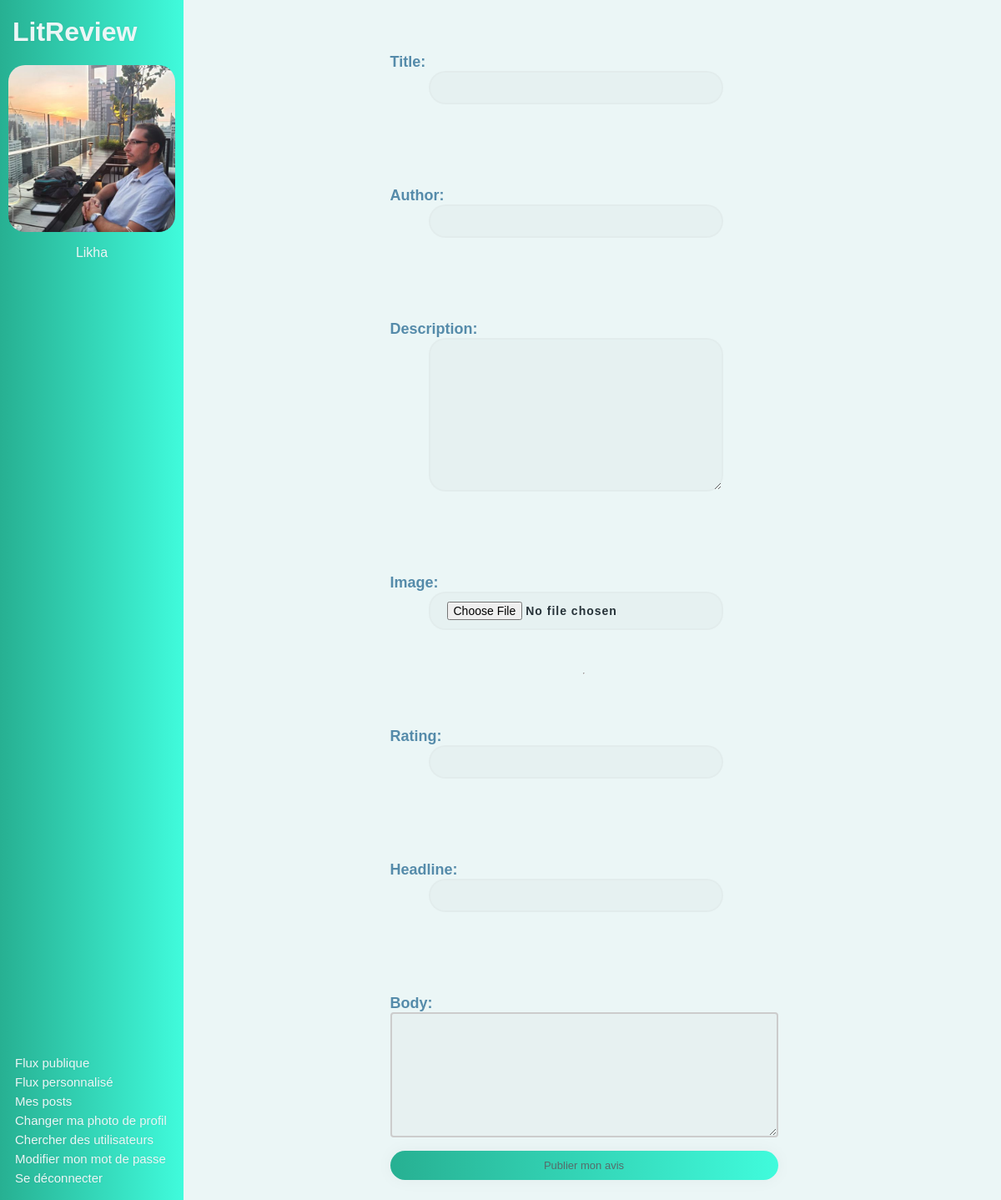
The page /review/ticket/create/ (signed in) on the database its author committed.
### authentication/models.py (models this page shows, shortened)
class User(AbstractUser):
    profile_picture = models.ImageField(
        verbose_name='image', null=True, blank=True)
    followed_users = models.ManyToManyField(
        settings.AUTH_USER_MODEL, through='UserFollow', symmetrical=False)
    IMAGE_MAX_SIZE = (500, 500)

### review/views.py (the view, shortened to what this page needs)
class ReviewAndTicketCreate(LoginRequiredMixin, View):
    ticket_form = forms.TicketForm()
    review_form = forms.ReviewForm()
    def get(self, request):
        return render(
            request,
            'review/ticket_review_create.html',
            context={
                'ticket_form': self.ticket_form,
                'review_form': self.review_form
            }
        )

### review/forms.py
class TicketForm(forms.ModelForm):
    edit_ticket = forms.BooleanField(widget=forms.HiddenInput, initial=True)
    class Meta:
        model = models.Ticket
        fields = [
            'title',
            'author',
            'description',
            'image'
        ]

class ReviewForm(forms.ModelForm):
    edit_review = forms.BooleanField(widget=forms.HiddenInput, initial=True)
    class Meta:
        model = models.Review
        fields = [
            'rating',
            'headline',
            'body'
        ]

### review/templates/review/ticket_review_create.html (shortened to what this page needs)
{% extends 'base.html' %}
{% block content %}
    <form method="post"  enctype='multipart/form-data'>
        {{ ticket_form.as_p }}
    <hr>
        {{ review_form.as_p }}
        <button type="submit">Publier mon avis</button>
    </form>
{% endblock content %}

### templates/base.html (shortened to what this page needs)
{% load static %}
<html>
    <head>
        <link rel="stylesheet" href="{% static 'style.css' %}">
    </head>
    <body>
        <header>
            <div id="top_left">
                <a href="{% url 'flux' %}" id='header_title'><h1>LitReview</h1></a>
                {% if user.is_authenticated %}
                <div class="profile_infos">
                        <a href="{% url 'flux-self' %}">
                            <div id="user_icon">
                                {% if user.profile_picture %}
                                    <img class="avatar" src='{{ user.profile_picture.url }}'>
                                {% else %}
                                    <img class="avatar" src="{% static 'images/default_profile.jpg'%}">
                                {% endif %}
                                    <p id='username'>{{ user.username }}</p>
                            </div>
                        </a>
                </div>
            </div>
                <div id='navigation'>
                    <ul id='list_header'>
                        <li class='puces_header'><a href="{% url 'flux' %}">Flux publique</a></li>
                        <li class='puces_header'><a href="{% url 'flux-perso' %}">Flux personnalisé</a></li>
                        <li class='puces_header'><a href="{% url 'flux-self' %}">Mes posts</a></li>
                        <li class='puces_header'><a href="{% url 'profile-picture-change' %}">Changer ma photo de profil</a></li>
                        <li class='puces_header'><a href="{% url 'follow-user' 'follow' 0 %}">Chercher des utilisateurs</a></li>
                        <li class='puces_header'><a href="{% url 'password-change' %}">Modifier mon mot de passe</a></li>
                        <li class='puces_header'><a href="{% url 'logout' %}">Se déconnecter</a></li>
                    </ul>
                </div>
                {% endif %}
        </header>
        <main>
            {% block content %}{% endblock content %}
        </main>
    </body>
</html>

### static/style.css (style rules this page uses)
header { background: linear-gradient(to right, #27b092, #40fbdc); color: #f1f1f1; height: 100%; width: 200px; position: fixed; z-index: 1; top: 0; left: 0; overflow-x: hidden; padding-top: 15px; padding-left: 10px; padding-right: 10px; display: flex; flex-direction: column; justify-content: space-between; }
#header_title { padding-bottom: 3px; color: #ebf6f6; }
#header_title h1 { margin: 0px; }
.avatar { max-width: 200px; max-height: 200px; border-radius: 10%; margin-left: 0px; width: auto; height: auto; }
#user_icon { display: flex; flex-direction: column; justify-content: space-around; }
#username { text-align: center; }
#top_left { display: flex; flex-direction: column; justify-content: space-around; }
.puces_header { list-style-type: none; padding: 3px; }
#navigation { margin-right: auto; margin-bottom: 30px; align-self: flex-end; display: block; }
main { padding-left: 200px; display: flex; flex-direction: column; align-items: center; }
#list_header { padding: 0px; }
.profile_infos { align-self: flex-start; }
body { background-color: #ebf6f6; font-family: 'Ubuntu', sans-serif; }
ul { color: #558baa; font-family: 'Ubuntu', sans-serif; font-size: 15px; margin: auto; }
label, h6, h5, h4, h3, h2 { color: #558baa; font-family: 'Ubuntu', sans-serif; font-weight: bold; font-size: 23px; }
label { padding-top: 40px; font-size: 18px; }
input, #id_description, #id_body { width: 76%; color: rgb(38, 50, 56); font-weight: 700; font-size: 14px; letter-spacing: 1px; background: rgba(136, 126, 126, 0.04); padding: 10px 20px; border: none; border-radius: 20px; outline: none; box-sizing: border-box; border: 2px solid rgba(0, 0, 0, 0.02); margin-bottom: 50px; margin-left: 46px; text-align: center; margin-bottom: 27px; font-family: 'Ubuntu', sans-serif; }
form { display: flex; flex-direction: column; }
button { cursor: pointer; border-radius: 5em; background: linear-gradient(to right, #27b092, #40fbdc); color: #fff; border: 0; padding-left: 40px; padding-right: 40px; padding-bottom: 10px; padding-top: 10px; font-family: 'Ubuntu', sans-serif; font-size: 13px; box-shadow: 0 0 20px 1px rgba(0, 0, 0, 0.04); color: #566b6a; }
a { text-shadow: 0px 0px 3px rgba(117, 117, 117, 0.12); color: #ebf6f6; text-decoration: none; padding: 5px; }
form p { display: flex; flex-direction: column; align-items: flex-start; }
form label { margin-left: Opx; }
#id_body { margin: auto; width: 100%; height: 150px; padding: 12px 20px; box-sizing: border-box; border: 2px solid #ccc; border-radius: 4px; color: rgb(38, 50, 56); font-weight: 700; font-size: 14px; letter-spacing: 1px; background: rgba(136, 126, 126, 0.04); }

### rows shown on the page
User: profile_picture (picture), username "Likha"
